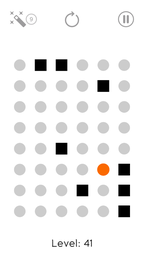
#> input picture test.png, 144 x 256 px, shrunk from 720 x 1280 before the run
$ python faw.py test.png
#> lines starting #> are read from the running program, lines starting #| are printed output that depends on the picture
### imgread.py
import numpy as np
import cv2

def read_img(img):
    """ Recognize image to matrix object.
        img: 2D np.array (0-255)
        returns: 2D np.array. 0==> empty, 1==> block
            xcenters: absolute position of x centers at image;
            ycenters: absolute position of y centers at image;
    """

    x1, y1, x2, y2  = locate_boundary(img, 225) # upleft, downright

    img_rec = img[y1:y2, x1:x2]

    xcenters = locate_centers(img_rec[5], 225)
    ycenters = locate_centers(img_rec[:, 5].flatten(), 225)

    ret = np.zeros((len(xcenters), len(ycenters)), dtype=int)
    for i in range(len(xcenters)):
        for j in range(len(ycenters)):
            ret[i, j] = classify_dot(img_rec[ycenters[j], xcenters[i]], 160, 80)

    return ret, xcenters + x1, ycenters + y1


def locate_boundary(img, cutoff):

    # we assume center of image is in the region

    yave = np.min(img, axis=1) < cutoff
    haspoint = np.where(yave)[0]

    yi = len(haspoint)//2
    interval = None
    while yi < len(haspoint):
        if haspoint[yi+1] - haspoint[yi] > 5:
            interval = haspoint[yi+1] - haspoint[yi]
            break
        yi += 1

    y1i = y2i = len(haspoint) // 2
    y1 = y2 = x1 = x2 = None

    while y1i > 0:
        if haspoint[y1i] - haspoint[y1i-1] > interval * 1.2:
            break
        y1i -= 1
    while y2i < len(haspoint):
        if haspoint[y2i+1] - haspoint[y2i] > interval * 1.2:
            break
        y2i += 1

    x1, y1, x2, y2 = 0, haspoint[y1i], img.shape[1]-1, haspoint[y2i]

    # adjust border

    while y1 > 0:
        if np.min(img[y1]) < cutoff:
            y1 -= 1
        else:
            break
    while y2 < len(img):
        if np.min(img[y2]) < cutoff:
            y2 += 1
        else:
            break
    while x1 < x2:
        if np.min(img[y1:y2, x1]) > cutoff:
            x1 += 1
        else:
            break
    while x2 > x1:
        if np.min(img[y1:y2, x2]) > cutoff:
            x2 -= 1
        else:
            break

    return x1, y1, x2, y2


def locate_centers(line, cutoff):

    centers = []
    seg_tmp = []

    for i in range(len(line)):
        if line[i] > cutoff and seg_tmp:
            centers.append(int(np.average(seg_tmp)))
            seg_tmp.clear()
        elif line[i] < cutoff:
            seg_tmp.append(i)

    return np.array(centers)

def classify_dot(val, cut_hi, cut_lo):
    if val > cut_hi:
        return 0
    elif val > cut_lo:
        return 2
    else:
        return 1

### hamilton.py
import networkx as nx

# OK I should have written these on C

# [20 lines left out: function hamilton_path_dfs, not called in this run]


def hamilton_path_dp(graph:nx.Graph, root, path, size):

    graph.nodes[root]['marked'] = True

    if size == 1:
        path += [root]
        return True

    for neigh in graph[root]:
        if graph.nodes[neigh]['marked']:
            continue
        subpath = []
        if hamilton_path_dp(graph, neigh, subpath, size-1):
            path += [root] + subpath
            return True

    graph.nodes[root]['marked'] = False
    return False

### faw.py
# To solve path problem appeared in 'Find A Way' Android game

import networkx as nx
import imgread
import hamilton
import cv2
import numpy as np

def matrix2graph(mat):

    graph = nx.Graph()
    root = None

    for i in range(mat.shape[0]):
        for j in range(mat.shape[1]):
            if mat[i, j] != 1:
                graph.add_node(i * mat.shape[1] + j, coord=(i, j), marked=False)
                if i < mat.shape[0] - 1 and mat[i+1, j] != 1:
                    graph.add_edge(i * mat.shape[1] + j, (i+1) * mat.shape[1] + j)
                if j < mat.shape[1] - 1 and mat[i, j+1] != 1:
                    graph.add_edge(i * mat.shape[1] + j, i * mat.shape[1] + j + 1)

            if mat[i, j] == 2:
                root = i * mat.shape[1] + j

    return graph, root


def hamiltonian_path(graph, root, solver):

    path = []

    if solver == 'dfs':
        done = [False]
        hamilton.hamilton_path_dfs(graph, root, path, done)
    elif solver == 'dp':
        hamilton.hamilton_path_dp(graph, root, path, len(graph.nodes))
    else:
        raise NotImplemented

    print('-'.join(map(str, path)))

    return [graph.nodes[p] for p in path]


def main(argv):

    assert len(argv) > 1

    img = cv2.imread(argv[1])
#> img is the input picture: shape (256, 144, 3); mean B, G, R 239.8, 240.2, 240.6
    img2 = img[:,:,1]
    imgmat, xcenters, ycenters = imgread.read_img(img2)
#> in locate_boundary, `haspoint = np.where(yave)[0]`: haspoint = 123 values from 11 to 246
#> in locate_boundary, `yi = len(haspoint)//2`: yi = 61
#> the loop in locate_boundary, `while yi < len(haspoint):` made 2 passes
#> interval on pass 2: 10
#> yi on pass 1: 62
#> after the loop in locate_boundary, `while yi < len(haspoint):`: yi = 62
#> in locate_boundary, `y1i = y2i = len(haspoint) // 2`: y1i = 61
#> the loop in locate_boundary, `while y1i > 0:` made 46 passes
#> y1i on passes 1 to 12: 60, 59, 58, 57, 56, 55, 54, 53, 52, 51, 50, 49
#> after the loop in locate_boundary, `while y1i > 0:`: y1i = 16
#> the loop in locate_boundary, `while y2i < len(haspoint):` made 54 passes
#> after the loop in locate_boundary, `while y2i < len(haspoint):`: y2i = 114
#> in locate_boundary, `x1, y1, x2, y2 = 0, haspoint[y1i], img.shape[1]-1, haspoint[y2i]`: x1 = 0; y1 = 59; x2 = 143; y2 = 217
#> the loop in locate_boundary, `while y1 > 0:` made 2 passes
#> after the loop in locate_boundary, `while y1 > 0:`: y1 = 58
#> the loop in locate_boundary, `while y2 < len(img):` made 2 passes
#> y2 on pass 1: 218
#> after the loop in locate_boundary, `while y2 < len(img):`: y2 = 218
#> the loop in locate_boundary, `while x1 < x2:` made 15 passes
#> after the loop in locate_boundary, `while x1 < x2:`: x1 = 14
#> the loop in locate_boundary, `while x2 > x1:` made 15 passes
#> x2 on passes 1 to 12: 142, 141, 140, 139, 138, 137, 136, 135, 134, 133, 132, 131
#> after the loop in locate_boundary, `while x2 > x1:`: x2 = 129
#> in read_img, `x1, y1, x2, y2  = locate_boundary(img, 225)`: x1 = 14; y1 = 58; x2 = 129; y2 = 218
#> in read_img, `img_rec = img[y1:y2, x1:x2]`:
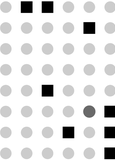
#> img_rec: shape (160, 115); min 0, max 255, mean 228
#> the loop in locate_centers, `for i in range(len(line)):` made 115 passes
#> after the loop in locate_centers, `for i in range(len(line)):`: centers = [5, 26, 47, 68, 89]; seg_tmp = [105, 106, 107, 108, 109, 110, 111, 112, 113, 114]
#> in read_img, `xcenters = locate_centers(img_rec[5], 225)`: xcenters = [5, 26, 47, 68, 89]
#> in read_img, `ycenters = locate_centers(img_rec[:, 5].flatten(), 225)`: ycenters = [6, 27, 48, 69, 90, 111, 132, 153]
#> the loop in read_img, `for i in range(len(xcenters)):` made 5 passes
#> xcenters = [19, 40, 61, 82, 103]; ycenters = [64, 85, 106, 127, 148, 169, 190, 211]

    graph, root = matrix2graph(imgmat)
#> root = 37

    path = hamiltonian_path(graph, root, solver='dp')
#> the loop in hamilton_path_dp, `for neigh in graph[root]:` made 3 passes
#> neigh on passes 1 to 3: 29, 36, 38
#> after the loop in hamilton_path_dp, `for neigh in graph[root]:`: path = []
#> path = []

    imgshow = np.copy(img)

    coords = []

    for p in path:
        coords.append((xcenters[p['coord'][0]], ycenters[p['coord'][1]]))
#> this loop made 0 passes
#> after the loop, coords = []

    for i in range(len(coords)):

        cv2.circle(imgshow, (coords[i][0], coords[i][1]), 10, (0, 0, 255), 5)
        if i < len(coords) - 1:
            cv2.line(imgshow, coords[i], coords[i+1], (0, 0, 255), 5)

    cv2.namedWindow('Find A Way', cv2.WINDOW_NORMAL)
    cv2.imshow('Find A Way', imgshow)
    cv2.waitKey()
    cv2.destroyAllWindows()


if __name__ == '__main__':
    import sys
    main(sys.argv)
